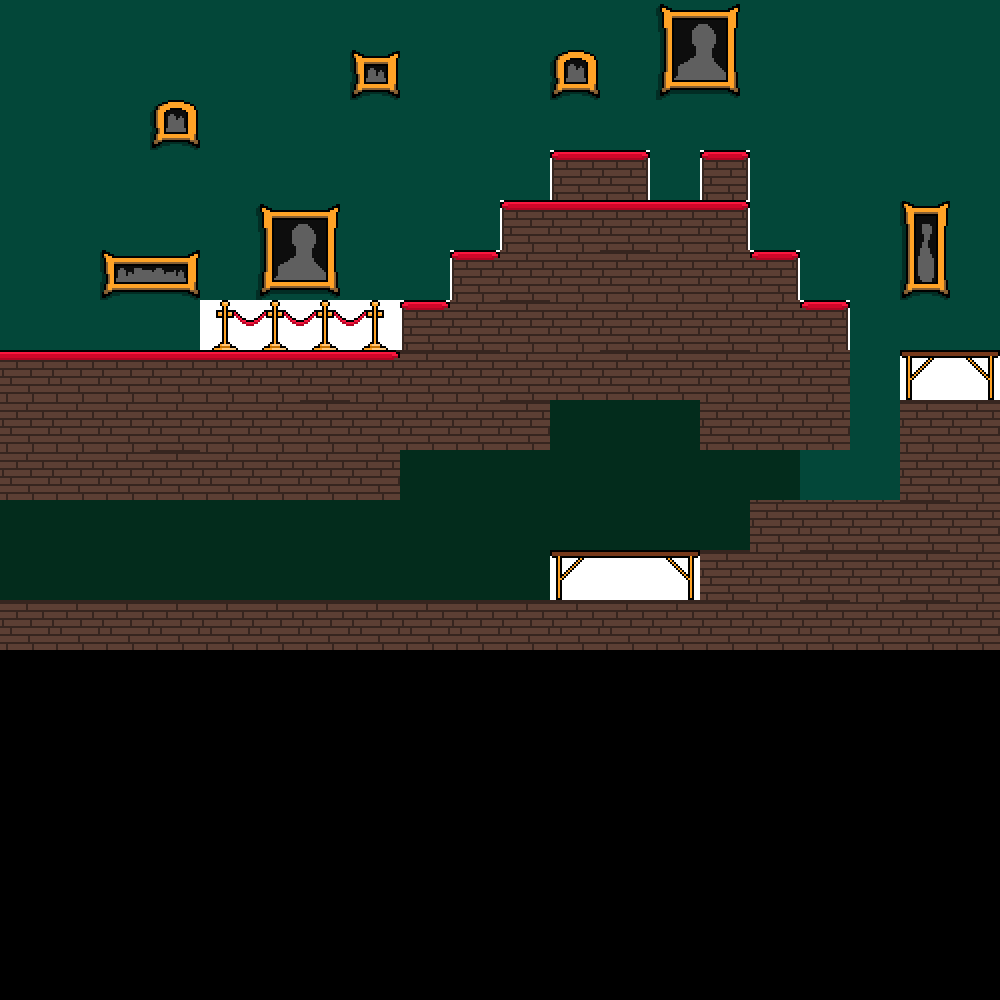

This is a level from a 2D game, rendered from its Tiled map with the project's own tilesets. A one-line summary and the map file follow, with tile-layer data summarised:
An orthogonal 20x20 tile map with 50x50 px tiles, 4 tile layers (Tile Layer 4, Tile Layer 3, Tile Layer 2 - CHARACTER, Tile Layer 1).

<map version="1.0" orientation="orthogonal" renderorder="right-down" width="20" height="20" tilewidth="50" tileheight="50">
 <tileset firstgid="1" name="museum tileset4" tilewidth="50" tileheight="50">
  <image source="museum tileset4.png" trans="ffffff" width="402" height="299" />
 </tileset>
 <layer name="Tile Layer 4" width="20" height="20">
  <data>[400 cells, 242 non-empty, 12 distinct tile ids]</data>
 </layer>
 <layer name="Tile Layer 3" width="20" height="20">
  <data>[400 cells, 0 non-empty, 0 distinct tile ids]</data>
 </layer>
 <layer name="Tile Layer 2 - CHARACTER" width="20" height="20">
  <data>[400 cells, 103 non-empty, 12 distinct tile ids]</data>
 </layer>
 <layer name="Tile Layer 1" width="20" height="20">
  <data>[400 cells, 4 non-empty, 3 distinct tile ids]</data>
 </layer>
</map>